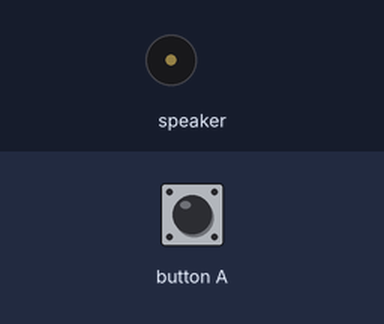
Simulated run of this program. Board: Calliope mini (MakeCode). On the bench: buzzer (waves = sounding). The test bench sets the inputs (shaded band).

Above: at 1.2 s.
1.3 s: button A pressed for 0.15 s
At 2.3 s:
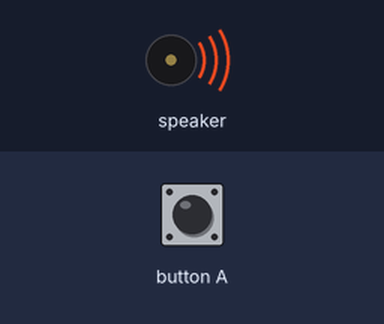
Timing chart, 0 to 4.3 s (numbered marks = the images above; inputs shaded):
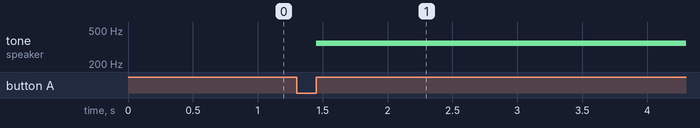

Measured:
- after the input at 1.3 s, tone on speaker: silent → 349 Hz after 0.15 s

The program:

main.ts
```typescript
input.onButtonEvent(Button.A, input.buttonEventClick(), function () {
    music.play(music.stringPlayable("F C5 A E B G D - ", 1), music.PlaybackMode.UntilDone)
    basic.showNumber(0)
})
basic.forever(function () {

})
```

test.ts
```typescript
// tests go here; this will not be compiled when this package is used as an extension.
```
